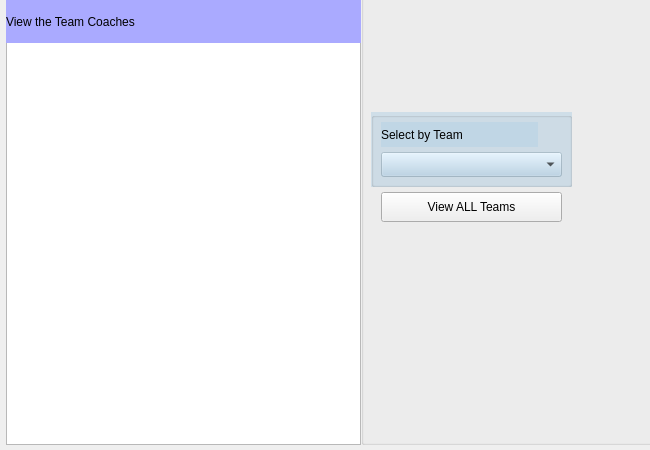
<?xml version="1.0" encoding="UTF-8"?>
<ui version="4.0">
 <class>nbaCoaches</class>
 <widget class="QWidget" name="nbaCoaches">
  <property name="geometry">
   <rect>
    <x>0</x>
    <y>0</y>
    <width>650</width>
    <height>450</height>
   </rect>
  </property>
  <property name="windowTitle">
   <string>Form</string>
  </property>
  <widget class="QTableView" name="coachesTV">
   <property name="geometry">
    <rect>
     <x>6</x>
     <y>42</y>
     <width>355</width>
     <height>403</height>
    </rect>
   </property>
  </widget>
  <widget class="QLabel" name="label">
   <property name="geometry">
    <rect>
     <x>6</x>
     <y>0</y>
     <width>355</width>
     <height>43</height>
    </rect>
   </property>
   <property name="styleSheet">
    <string notr="true">font: 75 20pt &quot;MS Shell Dlg 2&quot;;
background:rgb(170, 170, 255)</string>
   </property>
   <property name="text">
    <string>View the Team Coaches </string>
   </property>
  </widget>
  <widget class="QGroupBox" name="groupBox">
   <property name="geometry">
    <rect>
     <x>361</x>
     <y>-18</y>
     <width>325</width>
     <height>463</height>
    </rect>
   </property>
   <property name="title">
    <string/>
   </property>
   <widget class="QLabel" name="backgroundlabel">
    <property name="geometry">
     <rect>
      <x>-185</x>
      <y>-103</y>
      <width>895</width>
      <height>715</height>
     </rect>
    </property>
    <property name="text">
     <string/>
    </property>
    <property name="pixmap">
     <pixmap resource="images.qrc">:/images/pokemonTrainers.jpg</pixmap>
    </property>
   </widget>
   <widget class="QGroupBox" name="groupBox_2">
    <property name="geometry">
     <rect>
      <x>10</x>
      <y>130</y>
      <width>201</width>
      <height>75</height>
     </rect>
    </property>
    <property name="styleSheet">
     <string notr="true">background: rgba(179, 208, 229, 0.5);
color:black;</string>
    </property>
    <property name="title">
     <string/>
    </property>
    <widget class="QLabel" name="selectTeamLabel">
     <property name="geometry">
      <rect>
       <x>10</x>
       <y>10</y>
       <width>157</width>
       <height>25</height>
      </rect>
     </property>
     <property name="styleSheet">
      <string notr="true">font: 75 12pt &quot;MS Shell Dlg 2&quot;;
text: rgb(255, 255, 0)</string>
     </property>
     <property name="text">
      <string>Select by Team</string>
     </property>
    </widget>
    <widget class="QComboBox" name="coachCB">
     <property name="geometry">
      <rect>
       <x>10</x>
       <y>40</y>
       <width>181</width>
       <height>25</height>
      </rect>
     </property>
    </widget>
   </widget>
   <widget class="QPushButton" name="viewAllButton">
    <property name="geometry">
     <rect>
      <x>20</x>
      <y>210</y>
      <width>181</width>
      <height>30</height>
     </rect>
    </property>
    <property name="text">
     <string>View ALL Teams</string>
    </property>
   </widget>
  </widget>
 </widget>
 <resources>
  <include location="images.qrc"/>
 </resources>
 <connections/>
</ui>
